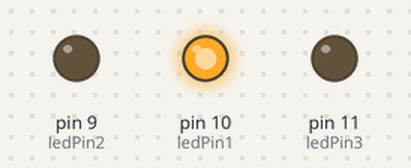
A sketch run on a simulated Arduino Uno, built with avr-gcc and run on an emulated ATmega328P. On the bench: output pins drawn as LEDs (lit = HIGH).

Above: at 2.5 s.
At 6.5 s:
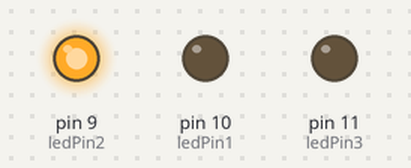
At 10.5 s:
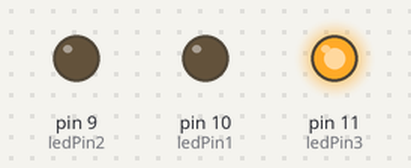
Timing chart, 0 to 16.9 s (numbered marks = the images above):
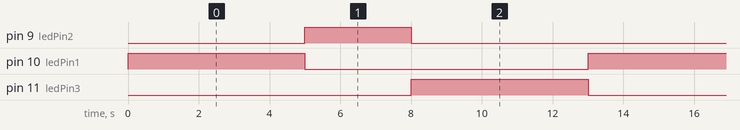

The sketch:

projeto2.ino
```cpp
int ledPin2 = 9;
int ledPin1= 10;
int ledPin3 = 11;

void setup(){

  pinMode(ledPin1,OUTPUT);
  pinMode(ledPin2,OUTPUT);
  pinMode(ledPin3,OUTPUT);

}

void loop(){


  digitalWrite(ledPin1,HIGH);
  delay(5000);

  digitalWrite(ledPin1,LOW);
  digitalWrite(ledPin2,HIGH);
  delay(3000);

  digitalWrite(ledPin2,LOW);
  digitalWrite(ledPin3,HIGH);
  delay(5000);
  digitalWrite(ledPin3,LOW);

}
```

Measured:
- by itself, pin 9 (ledPin2): alternates HIGH for 3.0 s and LOW for 10.0 s
- by itself, pin 10 (ledPin1), pin 11 (ledPin3): alternates HIGH for 5.0 s and LOW for 8.0 s
- by itself, everything shown: repeats every 13.0 s, in 4 steps
